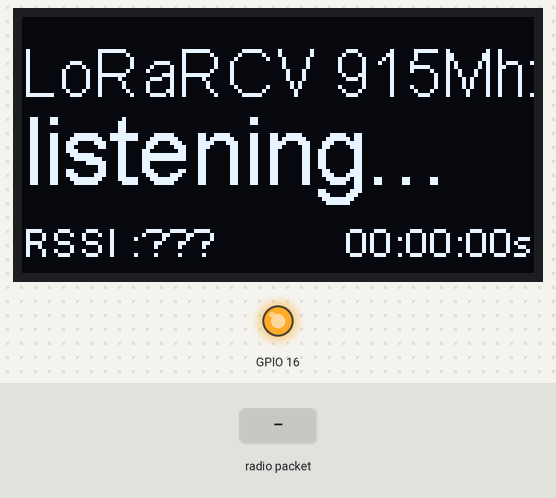
Bench run of a sketch on a simulated ESP32. Shown: 128×64 one-colour display, output pins drawn as LEDs (lit = HIGH). The test bench sets the inputs (shaded band). No radio packets arrive unless stated; what the sketch prints to the serial monitor is not drawn.

Above: at 1.3 s.
1.4 s: radio packet "1" arrives
At 2.6 s:
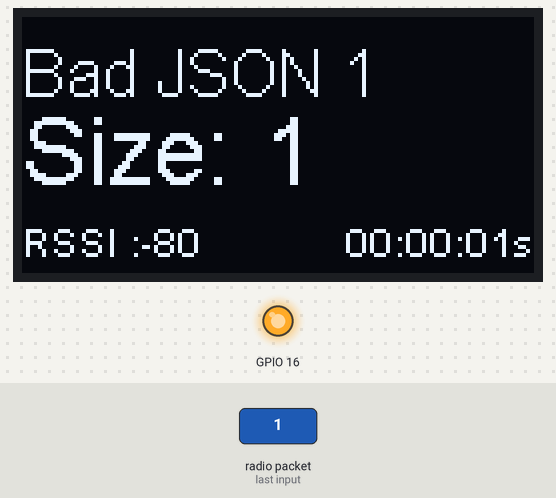
2.9 s: radio packet "0" arrives
At 3.9 s:
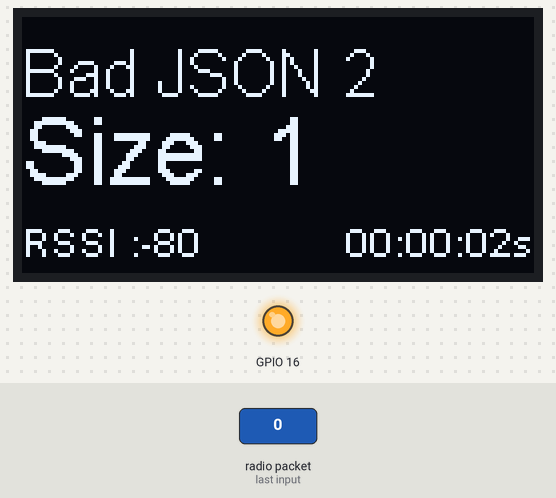
4.4 s: radio packet "2" arrives
At 5.0 s:
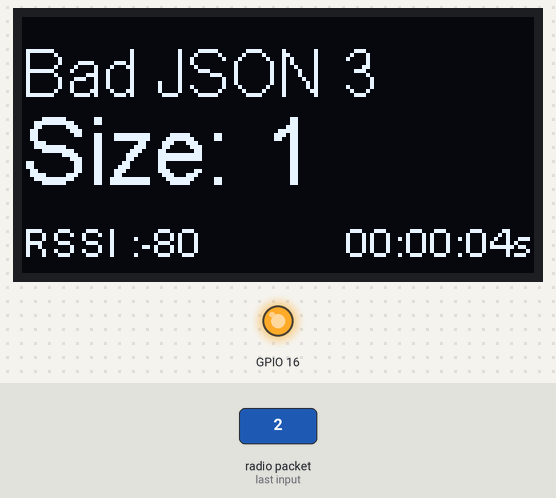
Timing chart, 0 to 7.4 s (numbered marks = the images above; inputs shaded):
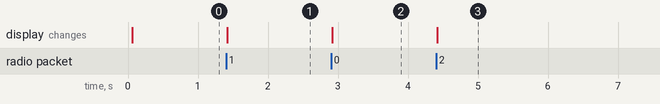

Measured:
- after the input at 1.4 s, the display: changes at once (image 1)
- after the input at 2.9 s, the display: changes at once (image 2)
- after the input at 4.4 s, the display: changes at once (image 3)

The sketch:

LORA_TTGO_rcv.ino
```cpp
/*
 *  TTGO LoRa Receive Sketch: Listens on FREQUENCY defined in FREQ and then displays received values
 */
#include <time.h>
#include <sys/time.h>

#include <ArduinoJson.h>  //https://arduinojson.org/doc/encoding/
DynamicJsonBuffer jsonBuffer;


#include <SPI.h>
#include <LoRa.h>       // https://github.com/sandeepmistry/arduino-LoRa
#include <Wire.h>  // Only needed for Arduino 1.6.5 and earlier
#include <SSD1306.h>
//#include "SSD1306.h" // alias for `#include "SSD1306Wire.h"

//OLED pins to ESP32 GPIOs via this connecthin:
//OLED_SDA -- GPIO4
//OLED_SCL -- GPIO15
//OLED_RST -- GPIO16

// I2C OLED Display works with SSD1306 driver
#define OLED_SDA 4
#define OLED_SCL 15
#define OLED_RST 16

SSD1306  display(0x3c, 4, 15);


// SPI LoRa Radio
#define LORA_SCK 5        // GPIO5 - SX1276 SCK
#define LORA_MISO 19     // GPIO19 - SX1276 MISO
#define LORA_MOSI 27    // GPIO27 -  SX1276 MOSI
#define LORA_CS 18     // GPIO18 -   SX1276 CS
#define LORA_RST 14   // GPIO14 -    SX1276 RST
#define LORA_IRQ 26  // GPIO26 -     SX1276 IRQ (interrupt request)
#define LORA_SpreadingFactor  10 // ranges from 6-12, default 7 see API docs larger more range less data rate
#define FREQ 915E6  //Define Lora Frequency depens on Regional laws usually 433E6 , 866E8 or 915E6

#ifdef __cplusplus
extern "C" {
#endif

uint8_t temprature_sens_read();
//uint8_t g_phyFuns;

#ifdef __cplusplus
}
#endif

 String rssi = "???";
String packet = "";

uint8_t temp_farenheit;
float temp_celsius;
char strftime_buf[64];
time_t now = 0;
struct tm timeinfo;
char buf[256];

#define OFF LOW   // For LED
#define ON HIGH
const int blueLED = 2;
int counter = 0;

void setup() {

  pinMode(16,OUTPUT);
  digitalWrite(16, LOW);    // set GPIO16 low to reset OLED
  delay(25);
  digitalWrite(16, HIGH); // while OLED is running, must set GPIO16 in high

  Serial.begin(115200);
   // Initialising the UI will init the display too.
  display.init();
  display.flipScreenVertically();
  displayString("LoRa RECV","Frequency "+String(FREQ) );
   Serial.println("LoRa Receiver Ready");

 // Very important for SPI pin configuration!
  SPI.begin(LORA_SCK, LORA_MISO, LORA_MOSI, LORA_CS);

  // Very important for LoRa Radio pin configuration!
  LoRa.setPins(LORA_CS, LORA_RST, LORA_IRQ);
 Serial.println("LoRa Receiver : Listening on "+String(FREQ)+"Mhz");
  displayString("LoRaRCV "+String(FREQ).substring(0,3)+"Mhz","listening...");


  if (!LoRa.begin(FREQ)) {
    Serial.println("Receiving LoRa failed!");
     displayString("RCV LORA", "Failed");
    while (1);
  }

  // The larger the spreading factor the greater the range but slower data rate
  // Send and receive radios need to be set the same
  LoRa.setSpreadingFactor(LORA_SpreadingFactor);  // ranges from 6-12, default 7 see API docs

}

void loop() {

static  int errorcount=0,packetcount=0;

 // try to parse packet

  int packetSize = LoRa.parsePacket();

  if (packetSize)     // received a packet
  {
      rssi = LoRa.packetRssi();

      Serial.print("Received packet '");
     //displayString("Packet","RCVD "+String(packetSize)+"bytes" );

      // read packet
      packet="";                   // Clear packet
       while (LoRa.available())
      {
        packet += (char)LoRa.read(); // Assemble new packet

      }

       packetcount++;
      //try to convert to JSON object
       JsonObject& root = jsonBuffer.parseObject(packet.c_str());
      //root  = jsonBuffer.parseObject(packet.c_str());

     if (!root.success())
      {
        // Parsing failed :-(
           Serial.println("** FAILED**  JSON BAD  packet\n '"+String(packet )+" Size:"+(String)packetSize);
            displayString("Bad JSON "+String(packetcount),"Size: "+(String)packetSize );
            errorcount++;

               //too many errors
               if (errorcount>10)
               {
                  Serial.println("Restarting too many errors.");
                  ESP.restart();
                  return;
               }
       } //if INvalid JSON Pakcet
      else
      {
      /* Availab jSON VALUES from LRA_TTGO_snd
      root["gps_signal"]= true | false // d we have a vlaid signal
      root["gps_fix_age"]=gps.location.age(); //age() , eturns ms since its last update
      root["gps_sats"]=gps.satellites.value(); //number of sats
      root["gps_mph"]= gps.speed.mph(); //ground speed in mph
      root["gps_course"]= gps.course.deg(); //ground course in
      root["gps_alt_ft"]= alttiude in feet
      root["gps_lat"] =gps.location.lat();
      root["gps_long"] =gps.location.lng();
      root["gps_date"] = m/d/yyyy gps date
      root["gps_time"] = hh:mm:ss
      root["gps_sentence"] = number of valid NMEA Gps sentence strings
       root["gps_chars"] = number of valid NMEA Gps sentence strings
       root["gps_checksum"] = passed of failed based on NMEA string
       */

      // Extract JSON Info
      const char* temp= root["temp"];
      const char* msg= root["msg"];
      bool gps_signal=root["gps_signal"];
      int gps_sats=root["gps_sats"];
      int gps_alt_feet=root["gps_alt_ft"];
      long counter = root["count"];
      float gps_lat=root["gps_lat"];
      float gps_long=root["gps_long"];
      int gps_sentences= root["gps_sentence"];
      int gps_chars= root["gps_chars"];
      int gps_mph=root["gps_mph"];
      int gps_course=root["gps_course"];
      long gps_fix_age=root["gps_fix_age"];

      Serial.println("LoRa Receiver");
      Serial.println("Received packet:");
      Serial.println("    '" + packet + "'");
      Serial.println("RSSI " + rssi);

      Serial.println(packet + "' with RSSI " + rssi);
      char frequencyband[4];
       ltoa(FREQ,frequencyband,10);

     if ( gps_signal )
        {
         //convert lat long to dispalyable string9
        String flat =(String)gps_lat;
        String flong =(String)gps_long;
        String LatLong= flat.substring(0,4)+" "+flong.substring(0,4);
        displayString("GPS:"+(String)gps_sats+"  A:"+(String)gps_alt_feet+" ft",(String)gps_mph+ "MPH C" +(String)gps_course );
        }
     else
         {

          const char* utcTime= root["gps_time"];
         displayString("NO GPS: "+(String)gps_chars,String(utcTime)+" "+String(counter) );

         }
      } //success JSON parse
    }
  // else
  // displayString("NO LoRa SIGNAL"+(String)packetcount,"Listening...");

} //end of loop()

void displayString(String title, String body)
{

  display.clear();  // clear the display

  display.setTextAlignment(TEXT_ALIGN_LEFT);
  display.setFont(ArialMT_Plain_16);
  display.drawString(0, 5,  title);

   display.setFont(ArialMT_Plain_24);
    display.setTextAlignment(TEXT_ALIGN_LEFT);
    display.drawStringMaxWidth(0, 20, 128,body );

  //bottom right clock
  display.setFont(ArialMT_Plain_10);
  display.setTextAlignment(TEXT_ALIGN_RIGHT);
  display.drawString(128, 50, String(TimeToString(millis()/1000) ) );

  //bottom left rssi
 display.setTextAlignment(TEXT_ALIGN_LEFT);
  temp_farenheit= temprature_sens_read();
  display.drawString(0, 50, "RSSI :"+(String)rssi );

  // write the buffer to the display
  display.display();

  delay(10);
}

// t is time in seconds = millis()/1000;
char * TimeToString(unsigned long t)
{
 static char str[12];

 long h = t / 3600;
 long d = h / 24;
 t = t % 3600;
 int m = t / 60;
 int s = t % 60;
 sprintf(str, "%02ld:%02d:%02ds",  h, m, s);
 return str;
}
```
